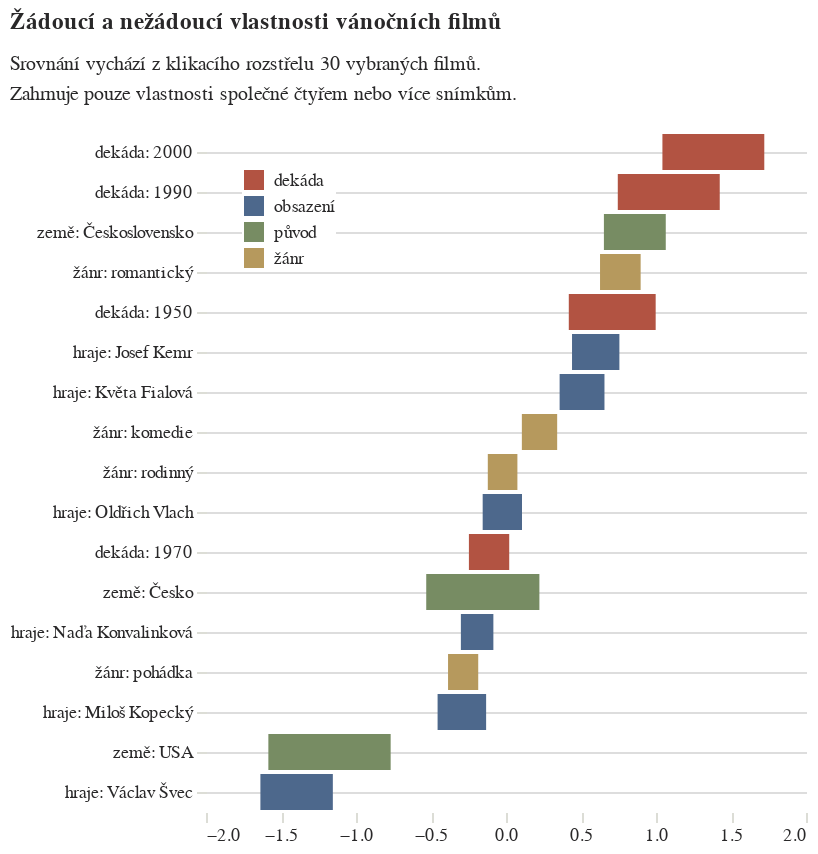

Write notebook code for a chart like this one.
### Code cell
alt.Chart(
    vysledky_atributy,
    title=alt.Title(
        "Žádoucí a nežádoucí vlastnosti vánočních filmů",
        subtitle=[
            "Srovnání vychází z klikacího rozstřelu 30 vybraných filmů.",
            "Zahrnuje pouze vlastnosti společné čtyřem nebo více snímkům."
        ]
    )
).mark_bar(color= '#778C63').encode(
    alt.Y("atribut:N", axis=alt.Axis(grid=True, title=None),sort=vysledky_atributy.sort(by="Estimate",descending=True).select(pl.col("atribut")).to_series().to_list()),
    alt.X("low:Q", axis=alt.Axis(grid=False, title=None)),
    alt.X2("up:Q"),
    alt.Color("kategorie:N", legend=alt.Legend(orient='top-left',title=None,fillColor='white'), scale=alt.Scale(range=['#B25342', '#4D688C', '#778C63', '#B6995D']))
).configure_view(
    stroke='transparent'
)

### Figure 1 — Vega-Lite specification as saved in the notebook (floating-point values rounded to 4 significant figures)
{"config": {"title": {"font": "Noticia Text", "fontSize": 11.5, "anchor": "start", "lineHeight": 19, "fontWeight": "bolder", "subtitleFont": "Noticia Text", "subtitleFontSize": 10, "subtitleLineHeight": 15, "subtitlePadding": 10, "dy": -10, "color": "#292829", "subtitleColor": "#292829"}, "axis": {"labelFont": "Asap", "titleFont": "Asap", "fontWeight": "lighter", "titleFontWeight": "lighter", "labelFontSize": 9, "titleFontSize": 9, "labelPadding": 2, "titlePadding": 9, "domainOpacity": 0, "tickColor": "#DCDDD6", "labelColor": "#292829"}, "legend": {"labelFont": "Asap", "labelFontWeight": "normal", "titleFont": "Asap", "titleFontWeight": "normal", "labelFontSize": 9, "titleFontSize": 9, "labelColor": "#292829"}, "view": {"stroke": "transparent"}}, "data": {"name": "data-fcc8910cfb7926cdfcd645057eea9c04"}, "mark": {"type": "bar", "color": "#778C63"}, "encoding": {"color": {"field": "kategorie", "legend": {"fillColor": "white", "orient": "top-left", "title": null}, "scale": {"range": ["#B25342", "#4D688C", "#778C63", "#B6995D"]}, "type": "nominal"}, "x": {"axis": {"grid": false, "title": null}, "field": "low", "type": "quantitative"}, "x2": {"field": "up"}, "y": {"axis": {"grid": true, "title": null}, "field": "atribut", "sort": ["dekáda: 2000", "dekáda: 1990", "země: Československo", "žánr: romantický", "dekáda: 1950", "hraje: Josef Kemr", "hraje: Květa Fialová", "žánr: komedie", "žánr: rodinný", "hraje: Oldřich Vlach", "dekáda: 1970", "země: Česko", "hraje: Naďa Konvalinková", "žánr: pohádka", "hraje: Miloš Kopecký", "země: USA", "hraje: Václav Švec"], "type": "nominal"}}, "title": {"text": "Žádoucí a nežádoucí vlastnosti vánočních filmů", "subtitle": ["Srovnání vychází z klikacího rozstřelu 30 vybraných filmů.", "Zahrnuje pouze vlastnosti společné čtyřem nebo více snímkům."]}, "$schema": "https://vega.github.io/schema/vega-lite/v5.20.1.json", "datasets": {"data-fcc8910cfb7926cdfcd645057eea9c04": [{"atribut": "hraje: Václav Švec", "Estimate": -1.396, "Std. Error": 0.1232, "z value": -11.33, "Pr(>|z|)": 9.196e-30, "low": -1.637, "up": -1.154, "kategorie": "obsazení"}, {"atribut": "země: USA", "Estimate": -1.177, "Std. Error": 0.208, "z value": -5.657, "Pr(>|z|)": 1.539e-08, "low": -1.584, "up": -0.769, "kategorie": "původ"}, {"atribut": "hraje: Miloš Kopecký", "Estimate": -0.2943, "Std. Error": 0.08253, "z value": -3.566, "Pr(>|z|)": 0.0003629, "low": -0.456, "up": -0.1325, "kategorie": "obsazení"}, {"atribut": "žánr: pohádka", "Estimate": -0.2858, "Std. Error": 0.05133, "z value": -5.567, "Pr(>|z|)": 2.592e-08, "low": -0.3864, "up": -0.1851, "kategorie": "žánr"}, {"atribut": "hraje: Naďa Konvalinková", "Estimate": -0.1925, "Std. Error": 0.05525, "z value": -3.484, "Pr(>|z|)": 0.0004941, "low": -0.3008, "up": -0.0842, "kategorie": "obsazení"}, {"atribut": "země: Česko", "Estimate": -0.1546, "Std. Error": 0.1924, "z value": -0.8032, "Pr(>|z|)": 0.4219, "low": -0.5318, "up": 0.2226, "kategorie": "původ"}, {"atribut": "dekáda: 1970", "Estimate": -0.1129, "Std. Error": 0.06856, "z value": -1.647, "Pr(>|z|)": 0.09956, "low": -0.2473, "up": 0.02146, "kategorie": "dekáda"}, {"atribut": "hraje: Oldřich Vlach", "Estimate": -0.02439, "Std. Error": 0.06686, "z value": -0.3648, "Pr(>|z|)": 0.7153, "low": -0.1554, "up": 0.1067, "kategorie": "obsazení"}, {"atribut": "žánr: rodinný", "Estimate": -0.02266, "Std. Error": 0.05033, "z value": -0.4501, "Pr(>|z|)": 0.6526, "low": -0.1213, "up": 0.076, "kategorie": "žánr"}, {"atribut": "žánr: komedie", "Estimate": 0.2234, "Std. Error": 0.06006, "z value": 3.72, "Pr(>|z|)": 0.0001991, "low": 0.1057, "up": 0.3411, "kategorie": "žánr"}, {"atribut": "hraje: Květa Fialová", "Estimate": 0.507, "Std. Error": 0.07627, "z value": 6.647, "Pr(>|z|)": 2.985e-11, "low": 0.3575, "up": 0.6565, "kategorie": "obsazení"}, {"atribut": "hraje: Josef Kemr", "Estimate": 0.598, "Std. Error": 0.08055, "z value": 7.425, "Pr(>|z|)": 1.13e-13, "low": 0.4402, "up": 0.7559, "kategorie": "obsazení"}, {"atribut": "dekáda: 1950", "Estimate": 0.7082, "Std. Error": 0.1478, "z value": 4.793, "Pr(>|z|)": 1.645e-06, "low": 0.4186, "up": 0.9979, "kategorie": "dekáda"}, {"atribut": "žánr: romantický", "Estimate": 0.7623, "Std. Error": 0.06908, "z value": 11.04, "Pr(>|z|)": 2.587e-28, "low": 0.6269, "up": 0.8977, "kategorie": "žánr"}, {"atribut": "země: Československo", "Estimate": 0.8589, "Std. Error": 0.1052, "z value": 8.165, "Pr(>|z|)": 3.226e-16, "low": 0.6527, "up": 1.065, "kategorie": "původ"}, {"atribut": "dekáda: 1990", "Estimate": 1.085, "Std. Error": 0.1734, "z value": 6.258, "Pr(>|z|)": 3.901e-10, "low": 0.7452, "up": 1.425, "kategorie": "dekáda"}, {"atribut": "dekáda: 2000", "Estimate": 1.382, "Std. Error": 0.1733, "z value": 7.979, "Pr(>|z|)": 1.477e-15, "low": 1.043, "up": 1.722, "kategorie": "dekáda"}]}}
